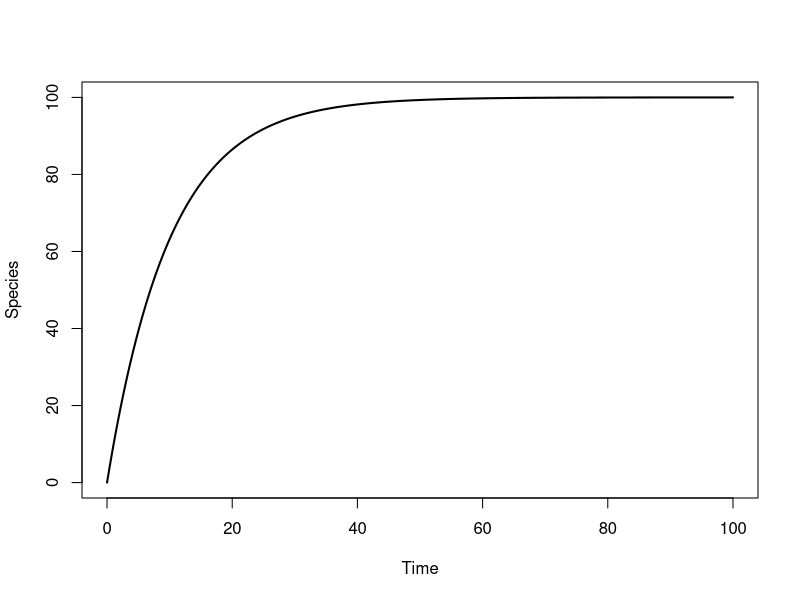

Source code (R):
## ---- chunk 1
knitr::opts_chunk$set(echo = TRUE)
## ---- chunk 2
library(deSolve)
# parameters
pars <- c(r=0.1, M=100)
# initial state 
init <- c(S= 0)
# times to solve the equation at
times <- seq(0, 100, by = 0.1)
## ---- chunk 3
#the immigration model
immigration_mod <- function(t, state, pars) {
  with(as.list(c(state, pars)), {
    d_S <- r*(M-S) 
    return(list(c(S = d_S)))
  })
}
#this line runs the model
imm_dyn <- ode(init, times, immigration_mod, pars) 

plot(imm_dyn[,1], imm_dyn[,2], type='l', lwd=2, xlab="Time", ylab="Species")
## ---- chunk 4
pars <- c(delta=0.01)
init <- c(S= 100)

#the extinction model
extinction_mod <- function(t, state, pars) {
  with(as.list(c(state, pars)), {
    d_S <- #PUT YOUR MODEL HERE!!!!!!!!!!
    return(list(c(S = d_S)))
  })
}

#ENTER CODE TO RUN MODEL AND PLOT RESULTS
## ---- chunk 5
pars <- c(M=100, r=0.1, delta=0.01)
init <- c(S= 0)

#the extinction model
islandBio_mod <- function(t, state, pars) {
  with(as.list(c(state, pars)), {
    d_S <- #PUT YOUR MODEL HERE!!!!!!!!!!
    return(list(c(S = d_S)))
  })
}

#ENTER CODE TO RUN MODEL AND PLOT RESULTS
## ---- chunk 6
pars <- c(M=100, r0=1, r=0.001, delta=0.001, D=1e4)
init <- c(S= 0)

#the extinction model
islandBio_mod <- function(t, state, pars) {
  with(as.list(c(state, pars)), {
    d_S <- #PUT YOUR MODEL HERE!!!!!!!!!!
    return(list(c(S = d_S)))
  })
}

#ENTER CODE TO RUN MODEL AND PLOT RESULTS
## ---- chunk 7
pars <- c(M=100, r=0.1, delta0=1, delta=0.01, A=400)
init <- c(S= 0)

#the extinction model
islandBio_mod <- function(t, state, pars) {
  with(as.list(c(state, pars)), {
    d_S <- #PUT YOUR MODEL HERE!!!!!!!!!!
    return(list(c(S = d_S)))
  })
}

#ENTER CODE TO RUN MODEL AND PLOT RESULTS
